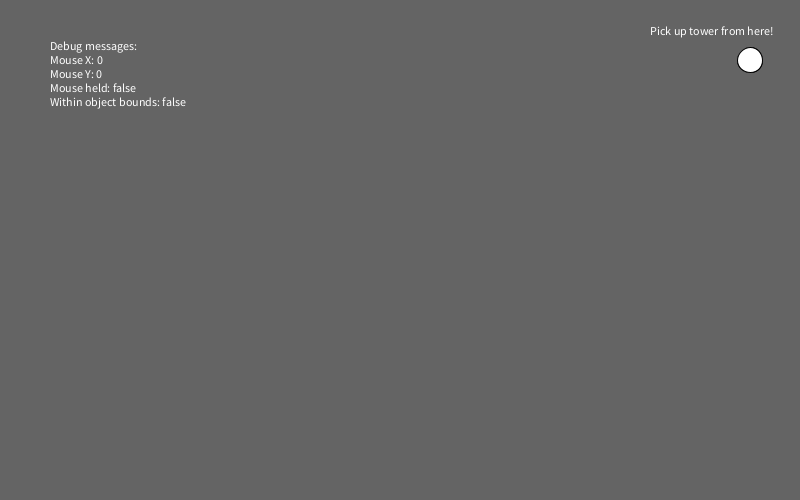
Frame 1 (no input)
Frame 60 (the mouse pressed at the canvas centre just before this capture): identical to frame 1, image omitted
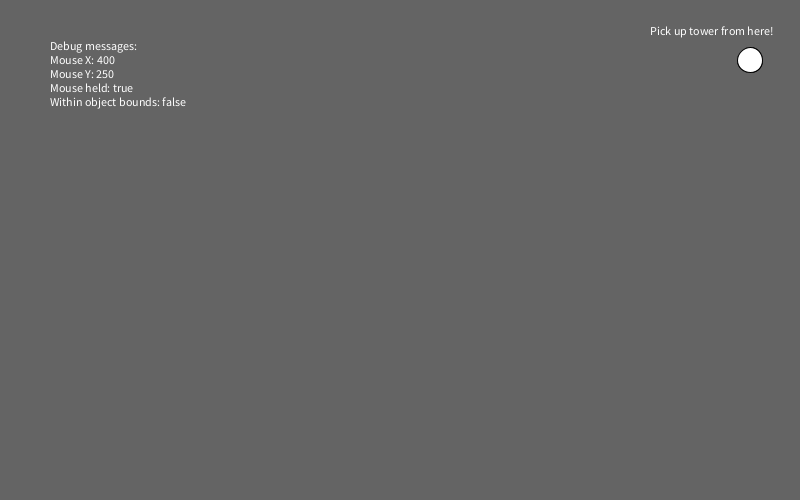
Frame 120 (the mouse held since frame 60 and released just before this capture)

The Processing sketch that drew these frames (run headless with seeded random() and noise(); from frame 60 on, the mouse is pressed at the canvas centre):

// Processing sketch: WorkshopPartI
// ── WorkshopPartI.pde
import java.util.List;
import java.util.ArrayList;

ArrayList<PVector> enemyLocation;
ArrayList<Float> enemySpeed;
final PVector enemyStartLocation = new PVector(0, 0); // Add values to this 
int framesElapsed;

// Variables for Drag and Drop
int curTowerX, curTowerY; // The coordinates of the centre of the currently held tower
int difX, difY; // The distance between the mouse pointer and the centre of the current held tower
int count; // Temporary debug counter variable
List<PVector> towers; // Towers that are placed down
boolean held; // If the mouse is being held down
boolean within; // If mouse was held down during the previous frame
final int pickupX = 750, pickupY = 60; // The coordinates of the pick-up location


void setup() {
  enemyLocation = new ArrayList();
  enemySpeed = new ArrayList();
  
  rectMode(CENTER);
  ellipseMode(CENTER);
  
  size(800, 500);
  setupDragAndDrop();
}

void drawBackground() {
  // Temporary Background
  background(100);
}

void setupDragAndDrop() {
  held = false;
  within = false;
  difX = 0;
  difY = 0;
  curTowerX = pickupX; curTowerY = pickupY;
  
  count = 0;
  towers = new ArrayList();
}

void spawnWaves() {
  framesElapsed++; 
  // use this value to check for what needs to be spawned
}

void createEnemy(float speed) {
  
}

PVector nextLocation(PVector currentLocation, float speed) {
  return null; // Not implemented yet!
}

void drawEnemy(PVector currentlocation) {
}

// Checking to see if mouse pointer is within the boundaries of the object
// or to check if picking up is valid (e.g. does the user have enough money to purchase the tower?)
boolean withinBounds() {
  return (mouseX - curTowerX) * (mouseX - curTowerX) + (mouseY - curTowerY) * (mouseY - curTowerY) <= 169;
}

// Will be called whenever a tower is placed down
void handleDrop() {
  
  /* Instructions to check for valid drop area will go here */
  
  towers.add(new PVector(curTowerX, curTowerY)); // Add the tower to the list of placed down towers
  curTowerX = pickupX; curTowerY = pickupY; // Place the tower back into the pick-up position
  println("Dropped for the " + (++count) + "th time.");
}

// Will be called whenever a tower is picked up
void handlePickUp() {
  println("Object picked up.");
}

// Draw a tower at centre location (xPos, yPos)
// To be customized later on (a simple shape will do for now)
void drawTowerIcon(float xPos, float yPos) {
  ellipse(xPos, yPos, 25, 25); // Draw a simple ellipse as the tower
}

// Used to draw all the towers that were already dropped into the map
void drawAllTowers() {
  for (int i = 0; i < towers.size(); i++) {
    float xPos = towers.get(i).x, yPos = towers.get(i).y;
    drawTowerIcon(xPos, yPos);
    text("Tower " + (i+1), xPos - 30, yPos - 20);
  }
}

void draw() {
  drawBackground();
  spawnWaves();
  for (int i = 0; i < enemyLocation.size(); i++) {
    PVector currentLocation = enemyLocation.get(i);
    float speed = enemySpeed.get(i);
    PVector nextLocation = nextLocation(currentLocation, speed);
    enemyLocation.set(i, nextLocation);
    
    drawEnemy(nextLocation);
  }
  
  // Drag and Drop
  drawAllTowers(); // Draw all the towers that have been placed down before
  drawTowerIcon(curTowerX, curTowerY); // Draw the current tower (that the user is holding)
  drawTowerIcon(pickupX, pickupY); // Draw the pick-up tower on the top right
  
  text("Pick up tower from here!", pickupX - 100, pickupY - 25);
  text("Debug messages:\nMouse X: " + mouseX + "\nMouse Y: " + mouseY + "\nMouse held: " + held + "\nWithin object bounds: " + within, 50, 50);
  
  // Check to see if the mouse was released
  if (!mousePressed) {
    if (held && within) { // If the mouse was held down in the previous frame, the object has just been dropped
      handleDrop(); // Call the method to handle the drop
    }
    
    // Set the previous held frame to false for the next frame call
    held = false;
    within = false;
  }
  
}


// Whenever the user drags the mouse, update the x and y values of the tower
void mouseDragged() {
  if (within) { // Check to see if the user is currently dragging a tower
    // Set the values while accounting for the offset
    curTowerX = mouseX + difX;
    curTowerY = mouseY + difY;
  }
}

// Whenever the user initially presses down on the mouse
void mousePressed() {
  held = true;
  within = withinBounds(); // Check to see if the pointer is within the bounds of the tower
  
  if (within) {
    handlePickUp(); // The tower has been "picked up"
    difX = curTowerX - mouseX; // Calculate the offset values (the mouse pointer may not be in the direct centre of the tower)
    difY = curTowerY - mouseY;
  }
}

// ── PathGenerator.pde
class PathGenerator {
  private ArrayList<PVector> points;
  private int width, height;
  public PathGenerator(int width, int height) {
    this.width = width;
    this.height = height;
    points = new ArrayList<>();
  }
  public void draw() {
    for (int i = 0; i < points.size() - 1; i++) {
      PVector currentPoint = points.get(i);
      PVector nextPoint = points.get(i + 1);
      stroke(0);
      line(currentPoint.x, currentPoint.y, nextPoint.x, nextPoint.y);
    }
  }
  public void add(float x, float y) {
    points.add(new PVector(x, y)); 
  }
  public void add(PVector point) {
    points.add(point);
  }
  public PVector getLocation(float travelDistance) {
    for (int i = 0; i < points.size() - 1; i++) {
      PVector currentPoint = points.get(i);
      PVector nextPoint = points.get(i + 1);
      float distance = dist(currentPoint.x, currentPoint.y, nextPoint.x, nextPoint.y);
      if (distance <= EPSILON || travelDistance >= distance) {
        travelDistance -= distance;
      } else {
        // In between two points
        float travelProgress = travelDistance / distance;
        float xDist = nextPoint.x - currentPoint.x;
        float yDist = nextPoint.y - currentPoint.y;
        float x = currentPoint.x + xDist * travelProgress;
        float y = currentPoint.y + yDist * travelProgress;
        return new PVector(x, y);
      }
    }
    // At end of path
    return points.get(points.size() - 1);
  }
}
